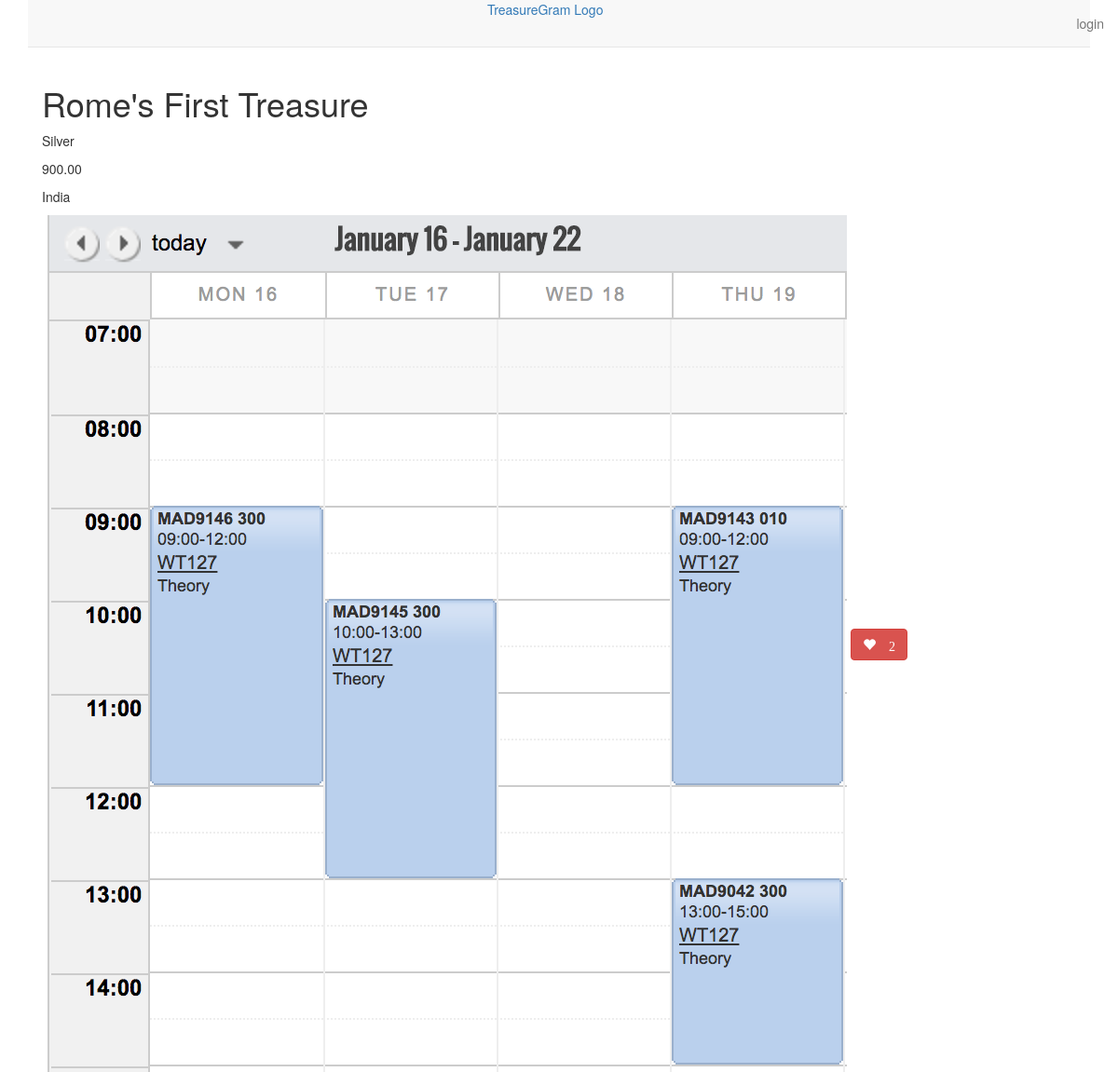
The page /3/ on the database as committed earlier.
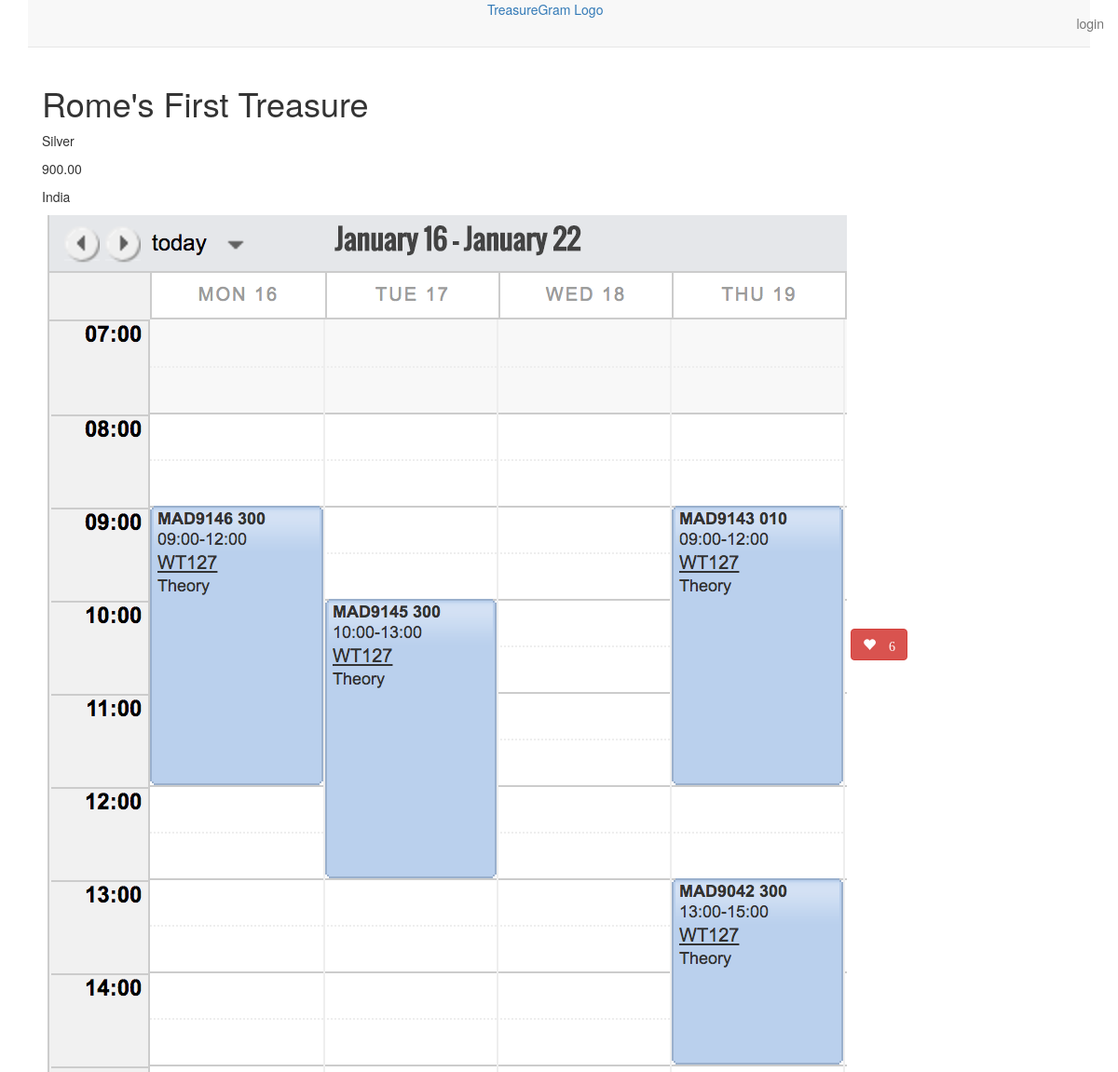
The same page on the database as committed later.
### main_app/models.py (models this page shows, shortened)
class Treasure(models.Model):
    user = models.ForeignKey(User)
    name = models.CharField(max_length=100)
    value = models.DecimalField(max_digits=10, decimal_places=2)
    material = models.CharField(max_length=100)
    location = models.CharField(max_length=100)
    image = models.ImageField(upload_to='treasure_images', default='treasure_images/default.png')
    likes = models.IntegerField(default=0)

### main_app/views.py (the view)
# urls.py: url(r'^([0-9]+)/$', views.detail, name='detail'),
def detail(request, treasure_id):
    treasure = Treasure.objects.get(id=treasure_id)
    return render(request, 'detail.html', {'treasure': treasure})

### main_app/templates/detail.html
{% extends 'base.html' %}
{% load staticfiles %}
{% block content %}
    <h1>{{ treasure.name }}</h1>
    <p>{{ treasure.material }}</p>
    {% if treasure.value > 0 %}
        <p>{{ treasure.value }}</p>
    {% else %}
        <p>Unknown</p>
    {% endif %}
    <p>{{ treasure.location }}</p>
    <img src="{{ treasure.image.url }}"/>
    <button id="likes" data-id="{{ treasure.id }}"
                            class="btn btn-mini btn-danger glyphicon glyphicon-heart" type="button">
                        {% if treasure.likes > 0 %}
                            {{ treasure.likes }}
                        {% endif %}
                    </button>
{% endblock %}

Rows that differ between the two databases and show on the page:
changed Treasure "Rome's First Treasure": likes "2" → "6"
